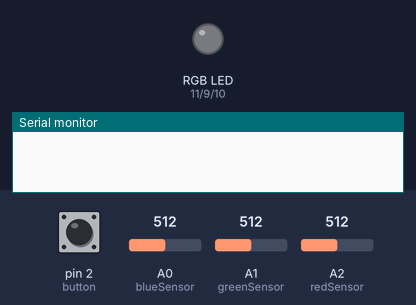
Bench run of a sketch on a simulated Arduino Uno, built with avr-gcc and run on an emulated ATmega328P. On the bench: an RGB LED mixed from three pins (HIGH = lit), the last lines printed to the serial monitor. The test bench sets the inputs (shaded band); at power-on: pin 2 (button) LOW, A2 (redSensor) = 512, A0 (blueSensor) = 512, A1 (greenSensor) = 512.

Above: at 1.2 s.
1.3 s: pin 2 (button) pulled HIGH for 0.15 s
At 1.38 s:
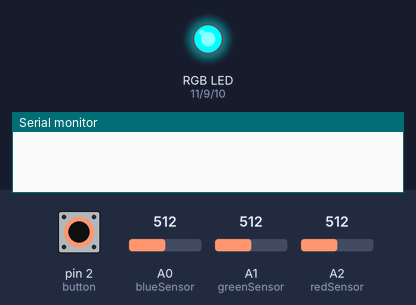
2.9 s: pin 2 (button) pulled HIGH for 3.2 s
At 6.7 s:
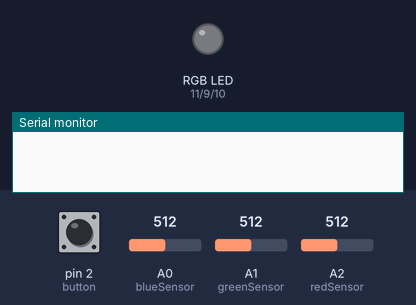
7.6 s: pin 2 (button) driven HIGH
At 8.1 s:
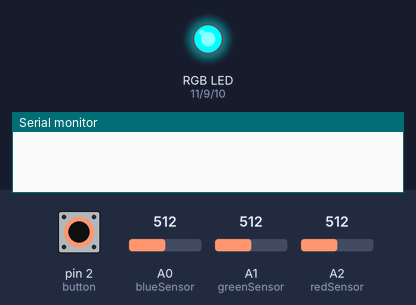
10.6 s: A2 (redSensor) set to 716
At 11.8 s:
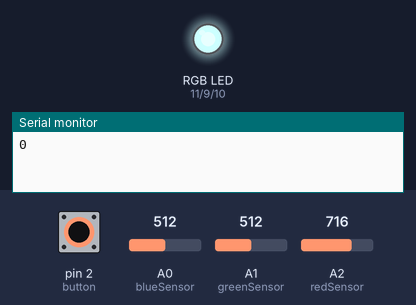
12.1 s: A0 (blueSensor) set to 122
At 12.4 s:
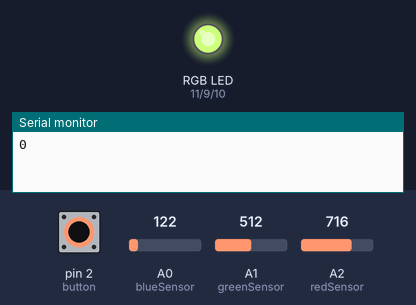
13.6 s: A1 (greenSensor) set to 122
At 14.0 s:
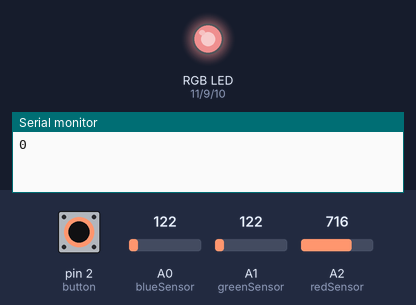
Timing chart, 0 to 16.1 s (numbered marks = the images above; inputs shaded):
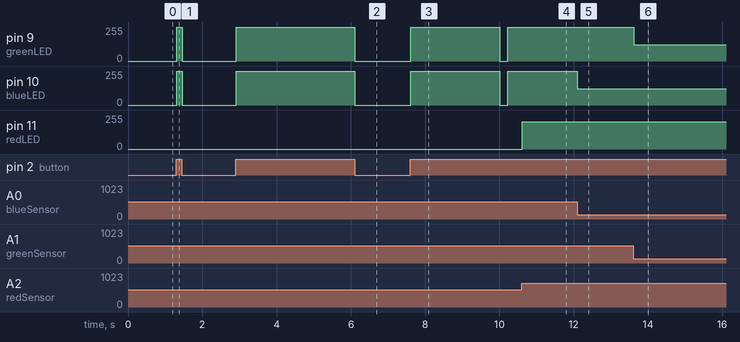

Measured:
- after the input at 1.3 s, pin 9 (greenLED), pin 10 (blueLED): 0/255 → 255/255 at once, → 0/255 0.15 s later
- after the input at 2.9 s, pin 9 (greenLED), pin 10 (blueLED): 0/255 → 255/255 at once, → 0/255 3.2 s later
- after the input at 7.6 s, pin 9 (greenLED), pin 10 (blueLED): 0/255 → 255/255 at once, → 0/255 2.4 s later, → 255/255 0.21 s later
- after the input at 10.6 s, pin 11 (redLED): 0/255 → 204/255 at once
- after the input at 12.1 s, pin 10 (blueLED): 255/255 → 122/255 at once
- after the input at 13.6 s, pin 9 (greenLED): 255/255 → 122/255 at once

The sketch:

Assign3.ino
```cpp
int button = 2;

int readingButton = 0;

long counter = 0;
int tooLong = 10000;
long now = 0;

int greenLED = 9;
int redLED = 11;
int blueLED = 10;

int redSensor = A2;
int greenSensor = A1;
int blueSensor = A0;

int redValue = 0;
int greenValue = 0;
int blueValue = 0;

int redSensorValue = 0;
int greenSensorValue = 0;
int blueSensorValue = 0;

void setup() {
  Serial.begin(9600);
  pinMode(button, INPUT);
  pinMode(greenLED, OUTPUT);
  pinMode(redLED, OUTPUT);
  pinMode(blueLED, OUTPUT);

}

void loop() {
  readingButton = digitalRead(button);
  now = millis();
  if (readingButton == 1) {
    redValue = analogRead(redSensor);
    delay(5);
    greenValue = analogRead(greenSensor);
    delay(5);
    blueValue = analogRead(blueSensor);
    analogWrite(redLED, redValue);
    analogWrite(greenLED, greenValue);
    analogWrite(blueLED, blueValue);
  }
  if (now - counter > tooLong && readingButton == 1) {
    redValue = 0;
    greenValue = 0;
    blueValue = 0;
    analogWrite(redLED, redValue);
    analogWrite(greenLED, greenValue);
    analogWrite(blueLED, blueValue);
    delay(100);
    redValue = analogRead(redSensor);
    delay(5);
    greenValue = analogRead(greenSensor);
    delay(5);
    blueValue = analogRead(blueSensor);
    delay(100);
    analogWrite(redLED, redValue);
    analogWrite(greenLED, greenValue);
    analogWrite(blueLED, blueValue);
    counter = millis();
    Serial.print(millis() - counter);

  } if (now - counter > 2 * tooLong && readingButton == 1) {

    redSensorValue -= 5;
    greenSensorValue -= 5;
    blueSensorValue -= 5;

  } if (now - counter > 3 * tooLong && readingButton == 1) {
    redValue = 255;
    greenValue = 0;
    blueValue = 0;
    analogWrite(redLED, redValue);
    analogWrite(greenLED, greenValue);
    analogWrite(blueLED, blueValue);
  }
  if (readingButton == 0) {
    redValue = 0;
    greenValue = 0;
    blueValue = 0;
    analogWrite(redLED, redValue);
    analogWrite(greenLED, greenValue);
    analogWrite(blueLED, blueValue);
  }
}
  /*redValue = map(redValue, 0 , 1023, 0, 255);
  greenValue = map(greenValue, 0 , 1023, 0, 255);
  blueValue = map(blueValue, 0 , 1023, 0, 255);
  this would convert the values to normal RGB values but it doesn't have any practical use in my code
}
*/
```
